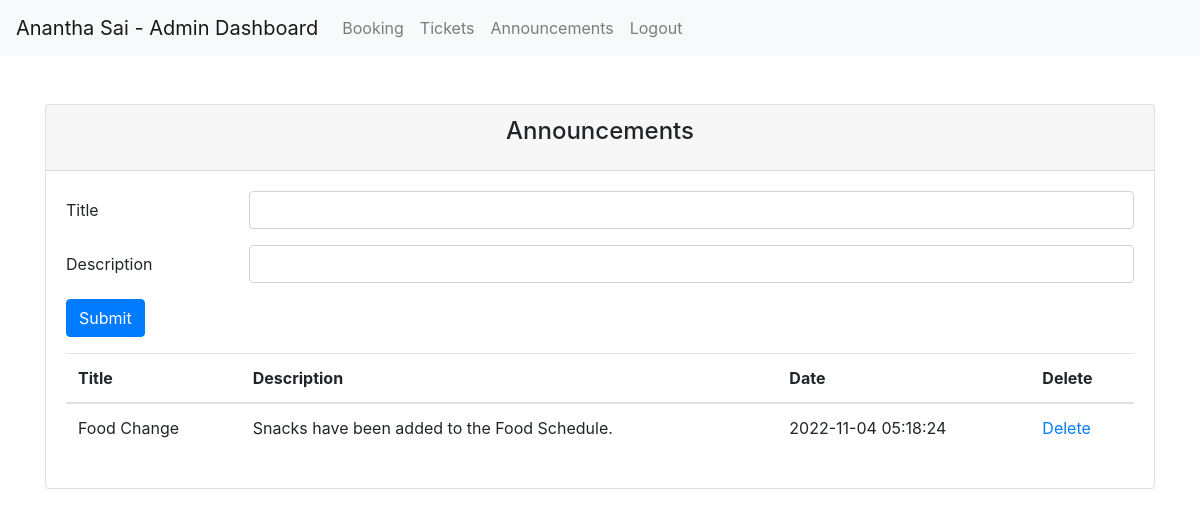
Page /admin/announcement (signed in) on the committed database.
### pghr/models.py (models this page shows, shortened)
class Announcements (db.Model):
    id = db.Column(db.Integer, primary_key=True)
    title = db.Column(db.String(80), unique=True, nullable=False)
    description = db.Column(db.String(120))
    created_at = db.Column(db.DateTime(timezone=True), server_default=func.now())

### pghr/controllers.py (the view)
@app.route('/admin/announcement', methods=['GET', 'POST'])
@login_required
def admin_announcement():
    if not user_schema.dump(current_user)['admin']:
        return redirect(url_for('dashboard'))
    form = AnnouncementForm()
    if form.validate_on_submit():
        new_announcement = Announcements(title=form.title.data, description=form.description.data)
        db.session.add(new_announcement)
        db.session.commit()
        return redirect(url_for('admin_announcement'))
    else:
        print("\n\n\n\n\n\n\n", form.errors)
    announcements = Announcements.query.all()
    return render_template('admin/announcement.html', user=current_user, announcements=announcements, form=form)

### pghr/controllers.py
class AnnouncementForm(FlaskForm):
    title = StringField('title', validators=[InputRequired(), Length(min=4, max=15)])
    description = StringField('description', validators=[InputRequired(), Length(min=4, max=120)])

### pghr/controllers.py (called while the page is built)
@login_manager.user_loader
def load_user(user_id):
    return User.query.get(int(user_id))

### templates/admin/announcement.html (shortened to what this page needs)
{% extends "admin/base.html" %}
{% block content %}
{% include "admin/navbar.html" %}
<br><br>
<div class="container">
    <div class="row">
        <div class="col-md-12">
            <div class="card">
                <div class="card-header">
                    <h4 class="card-title text-center">Announcements</h4>
                </div>
                <div class="card-body">
                    <div class="row">
                        <div class="col-md-12">
                            <form action="" method="POST">
                                <div class="form-group row">
                                    <label for="title" class="col-sm-2 col-form-label">Title</label>
                                    <div class="col-sm-10">
                                        {{ form.title(class="form-control") }}
                                    </div>
                                </div>
                                <div class="form-group row">
                                    <label for="description" class="col-sm-2 col-form-label">Description</label>
                                    <div class="col-sm-10">
                                        {{ form.description(class="form-control") }}
                                    </div>
                                </div>
                                <div class="form-group row">
                                    <div class="col-sm-10">
                                        <button type="submit" class="btn btn-primary">Submit</button>
                                    </div>
                                </div>
                            </form>
                        </div>
                    </div>
                    <div class="table-responsive">
                        <table class="table">
                            <thead>
                                <tr>
                                    <th scope="col">Title</th>
                                    <th scope="col">Description</th>
                                    <th scope="col">Date</th>
                                    <th scope="col">Delete</th>
                                </tr>
                            </thead>
                            <tbody>
                                {% for announcement in announcements %}
                                <tr>
                                    <td>{{ announcement.title }}</td>
                                    <td>{{ announcement.description }}</td>
                                    <td>{{ announcement.created_at }}</td>
                                    <td><a href="{{url_for('admin_announcement_delete', id=announcement.id)}}">Delete</a></td>
                                </tr>
                                {% endfor %}
                            </tbody>
                        </table>
                    </div>
                </div>
            </div>
        </div>
    </div>
</div>
{% endblock %}

### rows in the picture
Announcements: title "Food Change", description "Snacks have been added to the Food Schedule.", created_at "2022-11-04 05:18:24"
